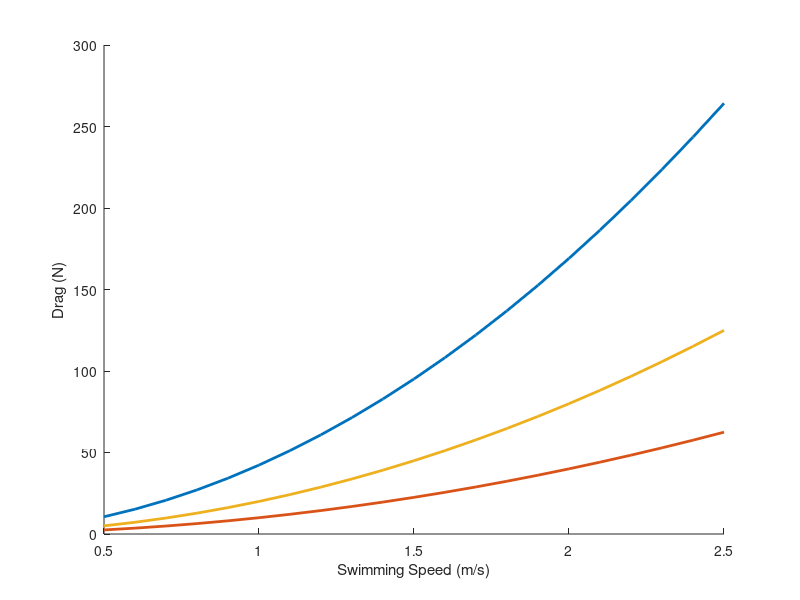

Write MATLAB code to recreate this figure. (Note: this script raises an error after producing the figure.)
% bowhead vs narw drag

% drag = 1/2 rho A Cd U^2 
% drag coefficient from van der Hoop, McGregor, fairly average 
Cd = 0.01; 
% seawater density
rho = 1025;
U = 0.5:0.1:2.5; % speeds
% drag augmentation factor for oscillation, = 3 as per Frank Fish, pers comm
k = 1.5;
% appendages
g = 1.3;


bowhead_drag = 0.5*rho*4.23*Cd*U.^2*g*k; 
right_drag1 = 0.5*rho*1*Cd*U.^2*g*k; 
right_drag2 = 0.5*rho*2*Cd*U.^2*g*k; 

figure(1), clf
hold on 
plot(U,bowhead_drag,'LineWidth',2)
plot(U,right_drag1,'LineWidth',2)
plot(U,right_drag2,'LineWidth',2)

xlabel('Swimming Speed (m/s)'), ylabel('Drag (N)'), adjustfigurefont('helvetica',14)
legend('Bowhead, 4.2 m^2 gape', 'Right, 1m^2 gape', 'Right, 2m^2 gape','location','NW')


figure(2), clf, hold on 
plot(U,4.2*U,'--','LineWidth',2)
plot(U,1*U,'--','LineWidth',2)
plot(U,2*U,'--','LineWidth',2)
xlabel('Swimming Speed (m/s)'), ylabel('Filtration Rate (m^3/s)'), adjustfigurefont('helvetica',14)
legend('Bowhead, 4.2 m^2 gape', 'Right, 1m^2 gape', 'Right, 2m^2 gape','location','NW')


figure(3), clf
h1 = axes('Color','w','XColor','k','YColor','k',...
          'YLim',[0 300],'Xlim',[0.5 2.5],'NextPlot','add');
h2 = axes('Color','none','XColor','k','YColor','k',...
          'YLim',[0 12],'Xlim',[0.5 2.5],...
          'Yaxislocation','right',...
          'Xaxislocation','bottom','NextPlot','add');

xlabel(h1,'Swimming Speed (m/s)');
ylabel(h1,'Drag (N)');
ylabel(h2,'Filtered Volume (m^3)');

plot(h1,U,bowhead_drag,'Linewidth',2)
plot(h1,U,right_drag1,'Linewidth',2)
plot(h1,U,right_drag2,'Linewidth',2)

plot(h2,U,4.2*U,'--','LineWidth',2)
plot(h2,U,1*U,'--','LineWidth',2)
plot(h2,U,2*U,'--','LineWidth',2)
legend('Bowhead, 4.2 m^2 gape', 'Right, 1m^2 gape', 'Right, 2m^2 gape','location','NW')

adjustfigurefont('Helvetica',14), print('bowhead_right_drag','-dpng')
